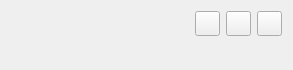
     <widget class="QWidget" name="page_6">
      <property name="geometry">
       <rect>
        <x>0</x>
        <y>0</y>
        <width>293</width>
        <height>70</height>
       </rect>
      </property>
      <attribute name="label">
       <string>2. Slice</string>
      </attribute>
      <layout class="QVBoxLayout" name="verticalLayout_3">
       <item>
        <layout class="QHBoxLayout" name="horizontalLayout_2">
         <item>
          <spacer name="horizontalSpacer_6">
           <property name="orientation">
            <enum>Qt::Horizontal</enum>
           </property>
           <property name="sizeHint" stdset="0">
            <size>
             <width>40</width>
             <height>20</height>
            </size>
           </property>
          </spacer>
         </item>
         <item>
          <widget class="QPushButton" name="pushButton_7">
           <property name="minimumSize">
            <size>
             <width>25</width>
             <height>25</height>
            </size>
           </property>
           <property name="maximumSize">
            <size>
             <width>25</width>
             <height>25</height>
            </size>
           </property>
           <property name="text">
            <string/>
           </property>
           <property name="icon">
            <iconset resource="../MeasureWidnow.qrc">
             <normaloff>:/new/measure/figure/measure_wind/open.png</normaloff>:/new/measure/figure/measure_wind/open.png</iconset>
           </property>
          </widget>
         </item>
         <item>
          <widget class="QPushButton" name="pushButton_2">
           <property name="minimumSize">
            <size>
             <width>25</width>
             <height>25</height>
            </size>
           </property>
           <property name="maximumSize">
            <size>
             <width>25</width>
             <height>25</height>
            </size>
           </property>
           <property name="text">
            <string/>
           </property>
           <property name="icon">
            <iconset resource="../CADWindow.qrc">
             <normaloff>:/cad_wind/figure/cad_wind/ok.png</normaloff>:/cad_wind/figure/cad_wind/ok.png</iconset>
           </property>
          </widget>
         </item>
         <item>
          <widget class="QPushButton" name="pushButton_9">
           <property name="minimumSize">
            <size>
             <width>25</width>
             <height>25</height>
            </size>
           </property>
           <property name="maximumSize">
            <size>
             <width>25</width>
             <height>25</height>
            </size>
           </property>
           <property name="text">
            <string/>
           </property>
           <property name="icon">
            <iconset resource="../MeshWindow.qrc">
             <normaloff>:/new/prefix1/figure/mesh_wind/see.png</normaloff>:/new/prefix1/figure/mesh_wind/see.png</iconset>
           </property>
           <property name="checkable">
            <bool>true</bool>
           </property>
          </widget>
         </item>
        </layout>
       </item>
       <item>
        <spacer name="verticalSpacer_2">
         <property name="orientation">
          <enum>Qt::Vertical</enum>
         </property>
         <property name="sizeHint" stdset="0">
          <size>
           <width>20</width>
           <height>40</height>
          </size>
         </property>
        </spacer>
       </item>
      </layout>
     </widget>
